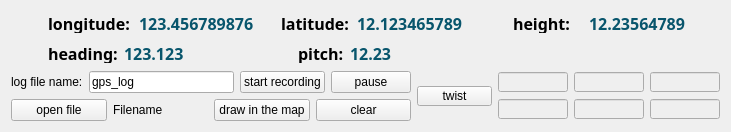
   <widget class="QWidget" name="layoutWidget">
    <property name="geometry">
     <rect>
      <x>400</x>
      <y>540</y>
      <width>731</width>
      <height>132</height>
     </rect>
    </property>
    <layout class="QVBoxLayout" name="verticalLayout_11">
     <item>
      <layout class="QHBoxLayout" name="horizontalLayout_33">
       <item>
        <widget class="QLabel" name="labelGifLocal">
         <property name="minimumSize">
          <size>
           <width>31</width>
           <height>51</height>
          </size>
         </property>
         <property name="maximumSize">
          <size>
           <width>31</width>
           <height>51</height>
          </size>
         </property>
         <property name="styleSheet">
          <string notr="true"/>
         </property>
         <property name="text">
          <string/>
         </property>
        </widget>
       </item>
       <item>
        <layout class="QVBoxLayout" name="verticalLayout_10">
         <item>
          <layout class="QHBoxLayout" name="horizontalLayout_8">
           <item>
            <layout class="QHBoxLayout" name="horizontalLayout">
             <item>
              <widget class="QLabel" name="label">
               <property name="maximumSize">
                <size>
                 <width>85</width>
                 <height>20</height>
                </size>
               </property>
               <property name="font">
                <font>
                 <family>微软雅黑</family>
                 <pointsize>12</pointsize>
                 <weight>75</weight>
                 <bold>true</bold>
                </font>
               </property>
               <property name="text">
                <string>longitude:</string>
               </property>
              </widget>
             </item>
             <item>
              <widget class="QLabel" name="lineEditLon">
               <property name="font">
                <font>
                 <family>微软雅黑</family>
                 <pointsize>12</pointsize>
                 <weight>75</weight>
                 <bold>true</bold>
                </font>
               </property>
               <property name="styleSheet">
                <string notr="true">color: rgb(8, 85, 108);</string>
               </property>
               <property name="text">
                <string>123.456789876</string>
               </property>
              </widget>
             </item>
            </layout>
           </item>
           <item>
            <spacer name="horizontalSpacer">
             <property name="orientation">
              <enum>Qt::Horizontal</enum>
             </property>
             <property name="sizeType">
              <enum>QSizePolicy::Preferred</enum>
             </property>
             <property name="sizeHint" stdset="0">
              <size>
               <width>20</width>
               <height>20</height>
              </size>
             </property>
            </spacer>
           </item>
           <item>
            <layout class="QHBoxLayout" name="horizontalLayout_3">
             <item>
              <widget class="QLabel" name="label_2">
               <property name="maximumSize">
                <size>
                 <width>70</width>
                 <height>20</height>
                </size>
               </property>
               <property name="font">
                <font>
                 <family>微软雅黑</family>
                 <pointsize>12</pointsize>
                 <weight>75</weight>
                 <bold>true</bold>
                </font>
               </property>
               <property name="text">
                <string>latitude:</string>
               </property>
              </widget>
             </item>
             <item>
              <widget class="QLabel" name="lineEditLat">
               <property name="font">
                <font>
                 <family>微软雅黑</family>
                 <pointsize>12</pointsize>
                 <weight>75</weight>
                 <bold>true</bold>
                </font>
               </property>
               <property name="styleSheet">
                <string notr="true">color: rgb(8, 85, 108);</string>
               </property>
               <property name="text">
                <string>12.123465789</string>
               </property>
              </widget>
             </item>
            </layout>
           </item>
           <item>
            <spacer name="horizontalSpacer_2">
             <property name="orientation">
              <enum>Qt::Horizontal</enum>
             </property>
             <property name="sizeType">
              <enum>QSizePolicy::Preferred</enum>
             </property>
             <property name="sizeHint" stdset="0">
              <size>
               <width>20</width>
               <height>20</height>
              </size>
             </property>
            </spacer>
           </item>
           <item>
            <layout class="QHBoxLayout" name="horizontalLayout_5">
             <item>
              <widget class="QLabel" name="label_3">
               <property name="maximumSize">
                <size>
                 <width>70</width>
                 <height>20</height>
                </size>
               </property>
               <property name="font">
                <font>
                 <family>微软雅黑</family>
                 <pointsize>12</pointsize>
                 <weight>75</weight>
                 <bold>true</bold>
                </font>
               </property>
               <property name="text">
                <string>height:</string>
               </property>
              </widget>
             </item>
             <item>
              <widget class="QLabel" name="lineEditAlt">
               <property name="font">
                <font>
                 <family>微软雅黑</family>
                 <pointsize>12</pointsize>
                 <weight>75</weight>
                 <bold>true</bold>
                </font>
               </property>
               <property name="styleSheet">
                <string notr="true">color: rgb(8, 85, 108);</string>
               </property>
               <property name="text">
                <string>12.23564789</string>
               </property>
              </widget>
             </item>
            </layout>
           </item>
          </layout>
         </item>
         <item>
          <layout class="QHBoxLayout" name="horizontalLayout_32">
           <item>
            <layout class="QHBoxLayout" name="horizontalLayout_9">
             <item>
              <layout class="QHBoxLayout" name="horizontalLayout_2">
               <item>
                <widget class="QLabel" name="label_4">
                 <property name="maximumSize">
                  <size>
                   <width>70</width>
                   <height>20</height>
                  </size>
                 </property>
                 <property name="font">
                  <font>
                   <family>微软雅黑</family>
                   <pointsize>12</pointsize>
                   <weight>75</weight>
                   <bold>true</bold>
                  </font>
                 </property>
                 <property name="text">
                  <string>heading:</string>
                 </property>
                </widget>
               </item>
               <item>
                <widget class="QLabel" name="lineEditHeading">
                 <property name="font">
                  <font>
                   <family>微软雅黑</family>
                   <pointsize>12</pointsize>
                   <weight>75</weight>
                   <bold>true</bold>
                  </font>
                 </property>
                 <property name="acceptDrops">
                  <bool>false</bool>
                 </property>
                 <property name="styleSheet">
                  <string notr="true">color: rgb(8, 85, 108);</string>
                 </property>
                 <property name="text">
                  <string>123.123</string>
                 </property>
                </widget>
               </item>
              </layout>
             </item>
             <item>
              <layout class="QHBoxLayout" name="horizontalLayout_4">
               <item>
                <spacer name="horizontalSpacer_3">
                 <property name="orientation">
                  <enum>Qt::Horizontal</enum>
                 </property>
                 <property name="sizeType">
                  <enum>QSizePolicy::Preferred</enum>
                 </property>
                 <property name="sizeHint" stdset="0">
                  <size>
                   <width>108</width>
                   <height>17</height>
                  </size>
                 </property>
                </spacer>
               </item>
               <item>
                <widget class="QLabel" name="label_5">
                 <property name="maximumSize">
                  <size>
                   <width>70</width>
                   <height>20</height>
                  </size>
                 </property>
                 <property name="font">
                  <font>
                   <family>微软雅黑</family>
                   <pointsize>12</pointsize>
                   <weight>75</weight>
                   <bold>true</bold>
                  </font>
                 </property>
                 <property name="text">
                  <string>pitch:</string>
                 </property>
                </widget>
               </item>
               <item>
                <widget class="QLabel" name="lineEditPitch">
                 <property name="font">
                  <font>
                   <family>微软雅黑</family>
                   <pointsize>12</pointsize>
                   <weight>75</weight>
                   <bold>true</bold>
                  </font>
                 </property>
                 <property name="styleSheet">
                  <string notr="true">color: rgb(8, 85, 108);</string>
                 </property>
                 <property name="text">
                  <string>12.23</string>
                 </property>
                </widget>
               </item>
              </layout>
             </item>
            </layout>
           </item>
           <item>
            <spacer name="horizontalSpacer_14">
             <property name="orientation">
              <enum>Qt::Horizontal</enum>
             </property>
             <property name="sizeHint" stdset="0">
              <size>
               <width>40</width>
               <height>20</height>
              </size>
             </property>
            </spacer>
           </item>
          </layout>
         </item>
        </layout>
       </item>
      </layout>
     </item>
     <item>
      <layout class="QHBoxLayout" name="horizontalLayout_28">
       <item>
        <layout class="QVBoxLayout" name="verticalLayout_6">
         <item>
          <layout class="QHBoxLayout" name="horizontalLayout_14">
           <item>
            <widget class="QLabel" name="label_7">
             <property name="text">
              <string>log file name:</string>
             </property>
            </widget>
           </item>
           <item>
            <widget class="QLineEdit" name="lineEditLogFile">
             <property name="minimumSize">
              <size>
               <width>100</width>
               <height>0</height>
              </size>
             </property>
             <property name="text">
              <string>gps_log</string>
             </property>
            </widget>
           </item>
           <item>
            <widget class="QPushButton" name="logButton">
             <property name="text">
              <string>start recording</string>
             </property>
            </widget>
           </item>
           <item>
            <widget class="QPushButton" name="buttonLogPause">
             <property name="text">
              <string>pause</string>
             </property>
            </widget>
           </item>
          </layout>
         </item>
         <item>
          <layout class="QHBoxLayout" name="horizontalLayout_25">
           <item>
            <widget class="QPushButton" name="buttonOpenLogFile">
             <property name="text">
              <string>open file</string>
             </property>
            </widget>
           </item>
           <item>
            <widget class="QLabel" name="labelLogFilename">
             <property name="minimumSize">
              <size>
               <width>80</width>
               <height>0</height>
              </size>
             </property>
             <property name="text">
              <string>Filename</string>
             </property>
            </widget>
           </item>
           <item>
            <widget class="QPushButton" name="buttonLogDraw">
             <property name="text">
              <string>draw in the map</string>
             </property>
            </widget>
           </item>
           <item>
            <widget class="QPushButton" name="buttonCleanLogLine">
             <property name="text">
              <string>clear</string>
             </property>
            </widget>
           </item>
          </layout>
         </item>
        </layout>
       </item>
       <item>
        <layout class="QHBoxLayout" name="horizontalLayout_27">
         <item>
          <widget class="QPushButton" name="pushButton">
           <property name="maximumSize">
            <size>
             <width>75</width>
             <height>20</height>
            </size>
           </property>
           <property name="text">
            <string>twist</string>
           </property>
          </widget>
         </item>
         <item>
          <layout class="QVBoxLayout" name="verticalLayout_3">
           <item>
            <layout class="QHBoxLayout" name="horizontalLayout_6">
             <item>
              <widget class="QLineEdit" name="lineEditAngX">
               <property name="enabled">
                <bool>false</bool>
               </property>
               <property name="minimumSize">
                <size>
                 <width>70</width>
                 <height>20</height>
                </size>
               </property>
               <property name="maximumSize">
                <size>
                 <width>70</width>
                 <height>20</height>
                </size>
               </property>
              </widget>
             </item>
             <item>
              <widget class="QLineEdit" name="lineEditAngY">
               <property name="enabled">
                <bool>false</bool>
               </property>
               <property name="minimumSize">
                <size>
                 <width>70</width>
                 <height>20</height>
                </size>
               </property>
               <property name="maximumSize">
                <size>
                 <width>70</width>
                 <height>20</height>
                </size>
               </property>
              </widget>
             </item>
             <item>
              <widget class="QLineEdit" name="lineEditAngZ">
               <property name="enabled">
                <bool>false</bool>
               </property>
               <property name="minimumSize">
                <size>
                 <width>70</width>
                 <height>20</height>
                </size>
               </property>
               <property name="maximumSize">
                <size>
                 <width>70</width>
                 <height>20</height>
                </size>
               </property>
              </widget>
             </item>
            </layout>
           </item>
           <item>
            <layout class="QHBoxLayout" name="horizontalLayout_7">
             <item>
              <widget class="QLineEdit" name="lineEditLinX">
               <property name="enabled">
                <bool>false</bool>
               </property>
               <property name="minimumSize">
                <size>
                 <width>70</width>
                 <height>20</height>
                </size>
               </property>
               <property name="maximumSize">
                <size>
                 <width>70</width>
                 <height>20</height>
                </size>
               </property>
              </widget>
             </item>
             <item>
              <widget class="QLineEdit" name="lineEditLinY">
               <property name="enabled">
                <bool>false</bool>
               </property>
               <property name="minimumSize">
                <size>
                 <width>70</width>
                 <height>20</height>
                </size>
               </property>
               <property name="maximumSize">
                <size>
                 <width>70</width>
                 <height>20</height>
                </size>
               </property>
              </widget>
             </item>
             <item>
              <widget class="QLineEdit" name="lineEditLinZ">
               <property name="enabled">
                <bool>false</bool>
               </property>
               <property name="minimumSize">
                <size>
                 <width>70</width>
                 <height>20</height>
                </size>
               </property>
               <property name="maximumSize">
                <size>
                 <width>70</width>
                 <height>20</height>
                </size>
               </property>
              </widget>
             </item>
            </layout>
           </item>
          </layout>
         </item>
        </layout>
       </item>
      </layout>
     </item>
    </layout>
   </widget>
